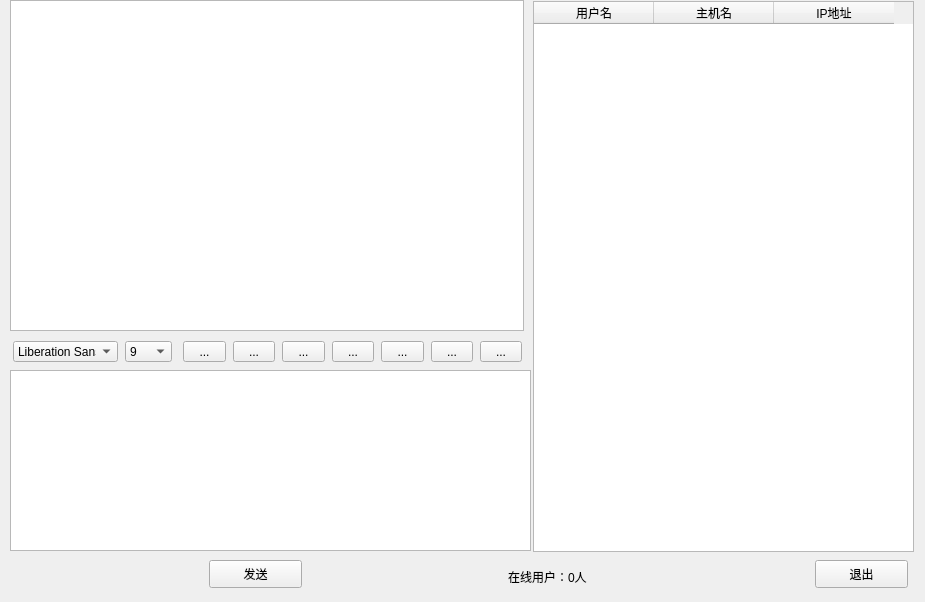
<?xml version="1.0" encoding="UTF-8"?>
<ui version="4.0">
 <class>Widget</class>
 <widget class="QWidget" name="Widget">
  <property name="geometry">
   <rect>
    <x>0</x>
    <y>0</y>
    <width>925</width>
    <height>602</height>
   </rect>
  </property>
  <property name="windowTitle">
   <string>Widget</string>
  </property>
  <widget class="QFontComboBox" name="fontComboBox">
   <property name="geometry">
    <rect>
     <x>13</x>
     <y>341</y>
     <width>105</width>
     <height>21</height>
    </rect>
   </property>
   <property name="minimumSize">
    <size>
     <width>60</width>
     <height>0</height>
    </size>
   </property>
   <property name="maximumSize">
    <size>
     <width>250</width>
     <height>16777215</height>
    </size>
   </property>
   <property name="font">
    <font>
     <family>Arial</family>
     <pointsize>9</pointsize>
    </font>
   </property>
   <property name="editable">
    <bool>false</bool>
   </property>
   <property name="currentText">
    <string>宋体</string>
   </property>
  </widget>
  <widget class="QToolButton" name="italicToolBtn">
   <property name="geometry">
    <rect>
     <x>233</x>
     <y>341</y>
     <width>42</width>
     <height>21</height>
    </rect>
   </property>
   <property name="toolTip">
    <string>斜体</string>
   </property>
   <property name="text">
    <string>...</string>
   </property>
   <property name="iconSize">
    <size>
     <width>30</width>
     <height>30</height>
    </size>
   </property>
   <property name="checkable">
    <bool>true</bool>
   </property>
  </widget>
  <widget class="QToolButton" name="sendToolBtn">
   <property name="geometry">
    <rect>
     <x>381</x>
     <y>341</y>
     <width>43</width>
     <height>21</height>
    </rect>
   </property>
   <property name="toolTip">
    <string>传输文件</string>
   </property>
   <property name="text">
    <string>...</string>
   </property>
   <property name="iconSize">
    <size>
     <width>30</width>
     <height>30</height>
    </size>
   </property>
  </widget>
  <widget class="QToolButton" name="underlineToolBtn">
   <property name="geometry">
    <rect>
     <x>282</x>
     <y>341</y>
     <width>43</width>
     <height>21</height>
    </rect>
   </property>
   <property name="toolTip">
    <string>下划线</string>
   </property>
   <property name="text">
    <string>...</string>
   </property>
   <property name="iconSize">
    <size>
     <width>30</width>
     <height>30</height>
    </size>
   </property>
   <property name="checkable">
    <bool>true</bool>
   </property>
  </widget>
  <widget class="QToolButton" name="boldToolBtn">
   <property name="geometry">
    <rect>
     <x>183</x>
     <y>341</y>
     <width>43</width>
     <height>21</height>
    </rect>
   </property>
   <property name="toolTip">
    <string>加粗</string>
   </property>
   <property name="text">
    <string>...</string>
   </property>
   <property name="iconSize">
    <size>
     <width>30</width>
     <height>30</height>
    </size>
   </property>
   <property name="checkable">
    <bool>true</bool>
   </property>
  </widget>
  <widget class="QToolButton" name="colorToolBtn">
   <property name="geometry">
    <rect>
     <x>332</x>
     <y>341</y>
     <width>42</width>
     <height>21</height>
    </rect>
   </property>
   <property name="toolTip">
    <string>更改字体颜色</string>
   </property>
   <property name="text">
    <string>...</string>
   </property>
   <property name="iconSize">
    <size>
     <width>30</width>
     <height>30</height>
    </size>
   </property>
  </widget>
  <widget class="QTextBrowser" name="messageBrowser">
   <property name="geometry">
    <rect>
     <x>10</x>
     <y>0</y>
     <width>514</width>
     <height>331</height>
    </rect>
   </property>
  </widget>
  <widget class="QTextEdit" name="messageTextEdit">
   <property name="geometry">
    <rect>
     <x>10</x>
     <y>370</y>
     <width>521</width>
     <height>181</height>
    </rect>
   </property>
  </widget>
  <widget class="QLabel" name="userNumLabel">
   <property name="geometry">
    <rect>
     <x>508</x>
     <y>569</y>
     <width>98</width>
     <height>16</height>
    </rect>
   </property>
   <property name="text">
    <string>在线用户：0人</string>
   </property>
  </widget>
  <widget class="QComboBox" name="sizeComboBox">
   <property name="geometry">
    <rect>
     <x>125</x>
     <y>341</y>
     <width>47</width>
     <height>21</height>
    </rect>
   </property>
   <property name="font">
    <font>
     <family>Arial</family>
     <pointsize>9</pointsize>
    </font>
   </property>
   <property name="currentText">
    <string>9</string>
   </property>
   <property name="currentIndex">
    <number>0</number>
   </property>
   <item>
    <property name="text">
     <string>9</string>
    </property>
   </item>
   <item>
    <property name="text">
     <string>10</string>
    </property>
   </item>
   <item>
    <property name="text">
     <string>11</string>
    </property>
   </item>
   <item>
    <property name="text">
     <string>12</string>
    </property>
   </item>
   <item>
    <property name="text">
     <string>13</string>
    </property>
   </item>
   <item>
    <property name="text">
     <string>14</string>
    </property>
   </item>
   <item>
    <property name="text">
     <string>15</string>
    </property>
   </item>
   <item>
    <property name="text">
     <string>16</string>
    </property>
   </item>
   <item>
    <property name="text">
     <string>17</string>
    </property>
   </item>
   <item>
    <property name="text">
     <string>18</string>
    </property>
   </item>
   <item>
    <property name="text">
     <string>19</string>
    </property>
   </item>
   <item>
    <property name="text">
     <string>20</string>
    </property>
   </item>
   <item>
    <property name="text">
     <string>21</string>
    </property>
   </item>
   <item>
    <property name="text">
     <string>22</string>
    </property>
   </item>
  </widget>
  <widget class="QTableWidget" name="userTableWidget">
   <property name="geometry">
    <rect>
     <x>533</x>
     <y>1</y>
     <width>381</width>
     <height>551</height>
    </rect>
   </property>
   <property name="minimumSize">
    <size>
     <width>120</width>
     <height>0</height>
    </size>
   </property>
   <property name="sizeAdjustPolicy">
    <enum>QAbstractScrollArea::AdjustToContentsOnFirstShow</enum>
   </property>
   <property name="selectionMode">
    <enum>QAbstractItemView::SingleSelection</enum>
   </property>
   <property name="selectionBehavior">
    <enum>QAbstractItemView::SelectRows</enum>
   </property>
   <property name="showGrid">
    <bool>false</bool>
   </property>
   <attribute name="horizontalHeaderMinimumSectionSize">
    <number>45</number>
   </attribute>
   <attribute name="horizontalHeaderDefaultSectionSize">
    <number>120</number>
   </attribute>
   <attribute name="verticalHeaderDefaultSectionSize">
    <number>45</number>
   </attribute>
   <column>
    <property name="text">
     <string>用户名</string>
    </property>
   </column>
   <column>
    <property name="text">
     <string>主机名</string>
    </property>
   </column>
   <column>
    <property name="text">
     <string>IP地址</string>
    </property>
   </column>
  </widget>
  <widget class="QPushButton" name="sendButton">
   <property name="geometry">
    <rect>
     <x>209</x>
     <y>560</y>
     <width>93</width>
     <height>28</height>
    </rect>
   </property>
   <property name="text">
    <string>发送</string>
   </property>
  </widget>
  <widget class="QPushButton" name="exitButton">
   <property name="geometry">
    <rect>
     <x>815</x>
     <y>560</y>
     <width>93</width>
     <height>28</height>
    </rect>
   </property>
   <property name="text">
    <string>退出</string>
   </property>
  </widget>
  <widget class="QToolButton" name="clearToolBtn">
   <property name="geometry">
    <rect>
     <x>480</x>
     <y>341</y>
     <width>42</width>
     <height>21</height>
    </rect>
   </property>
   <property name="toolTip">
    <string>清空聊天记录</string>
   </property>
   <property name="text">
    <string>...</string>
   </property>
   <property name="iconSize">
    <size>
     <width>30</width>
     <height>30</height>
    </size>
   </property>
  </widget>
  <widget class="QToolButton" name="saveToolBtn">
   <property name="geometry">
    <rect>
     <x>431</x>
     <y>341</y>
     <width>42</width>
     <height>21</height>
    </rect>
   </property>
   <property name="toolTip">
    <string>保存聊天记录</string>
   </property>
   <property name="text">
    <string>...</string>
   </property>
   <property name="iconSize">
    <size>
     <width>30</width>
     <height>30</height>
    </size>
   </property>
  </widget>
 </widget>
 <resources/>
 <connections/>
</ui>
